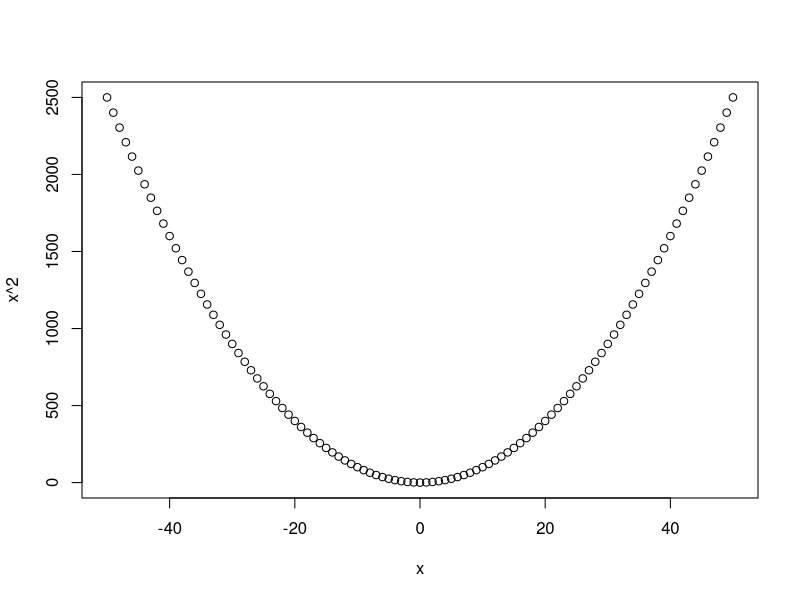
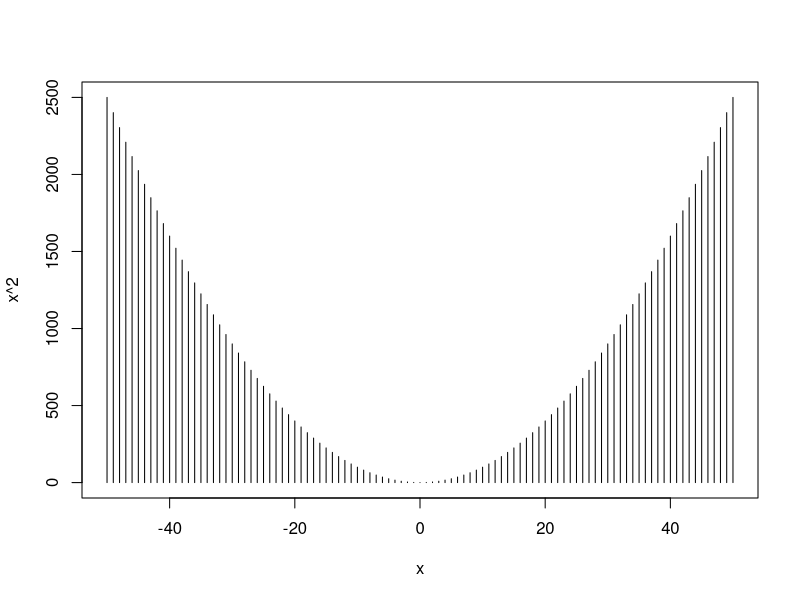
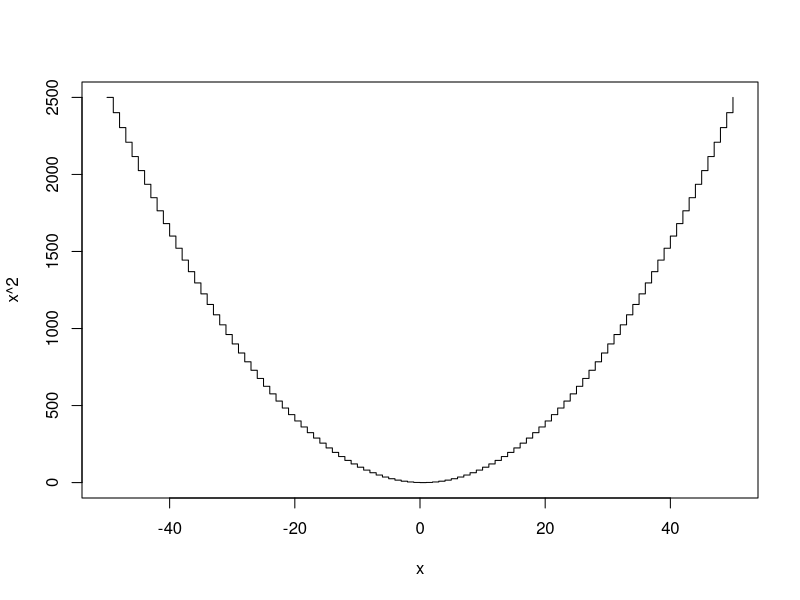
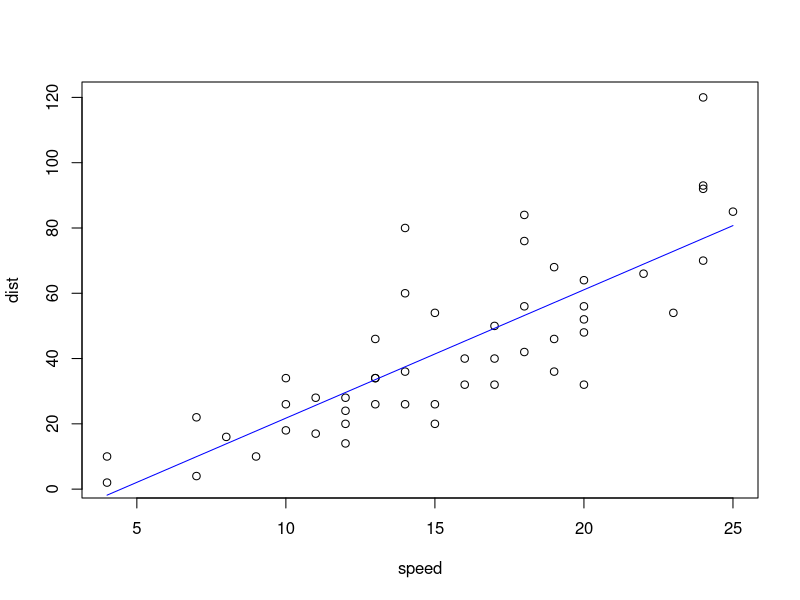

Write R code to recreate these figures, in order.
## ---- chunk 1
x =  -50:50
plot( x = x, y = x**2, type='b') #com pontos e linhas
## ---- chunk 2
plot( x = x, y = x**2, type='h') #histograma
## ---- chunk 3
plot( x = x, y = x**2, type='s') #steps
## ---- chunk 4
y.tend = lm(data = cars, formula = dist ~speed)$coefficients
x = cars$speed
plot(cars)
lines(x = x, y = cbind(1, x) %*%  y.tend, type = 'l', col='blue')
